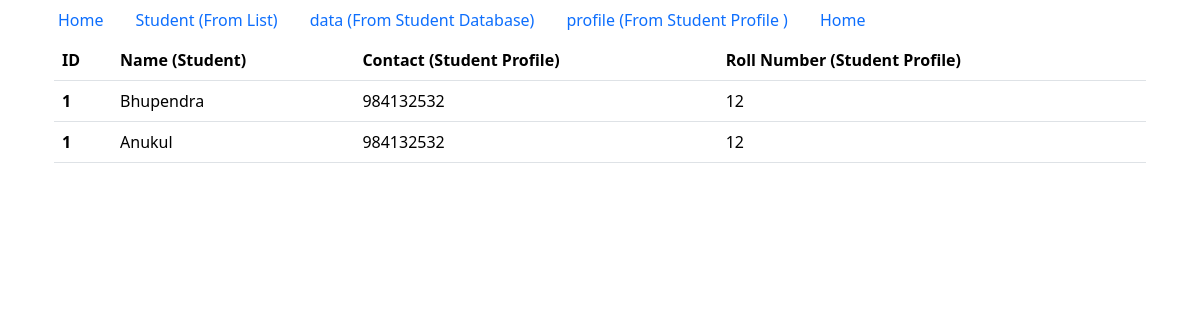
The app's page /student/profile/ with its own data.
### tempinheritance/models.py (models this page shows, shortened)
class StudentProfile(models.Model):
    Student = models.OneToOneField(Student, on_delete=models.CASCADE)  #can provide related name
    contact = models.CharField(max_length=20)
    address = models.CharField(max_length=50)
    rollNo = models.IntegerField()

class Student(models.Model):
    name = models.CharField(max_length=30)
    email = models.EmailField()
    age = models.IntegerField()
    Classroom = models.ForeignKey(Classroom, on_delete=models.CASCADE, related_name="classroom_students", null=True, blank=True)

### tempinheritance/views.py (the view)
# urls.py: path('profile/',profileDetials, name="profile")
def profileDetials(request:HttpRequest):
    studentProfile = StudentProfile.objects.all()
    return render(request, template_name="tempinheritance/profileDetail.html", context={"data":studentProfile})

### tempinheritance/templates/tempinheritance/profileDetail.html
{% extends 'tempinheritance/base.html'%}
{%block content %}
<table class="table">
        <thead>
          <tr>
            <th scope="col">ID</th>
            <th scope="col">Name (Student)</th>
            <th scope="col">Contact (Student Profile)</th>
            <th scope="col">Roll Number (Student Profile)</th>
          </tr>
        </thead>
        {%for datas in data%}
        <tbody>
          <tr>
            <th scope="row">1</th>
            <td>{{datas.Student.name}}</td>
            <td>{{datas.contact}}</td>
            <td>{{datas.rollNo}}</td>
          </tr>
        </tbody>
        {%endfor%}
      </table>
{% endblock %}

### records on screen
StudentProfile: Student.name "Bhupendra", contact "984132532", rollNo "12"
StudentProfile: Student.name "Anukul", contact "984132532", rollNo "12"
